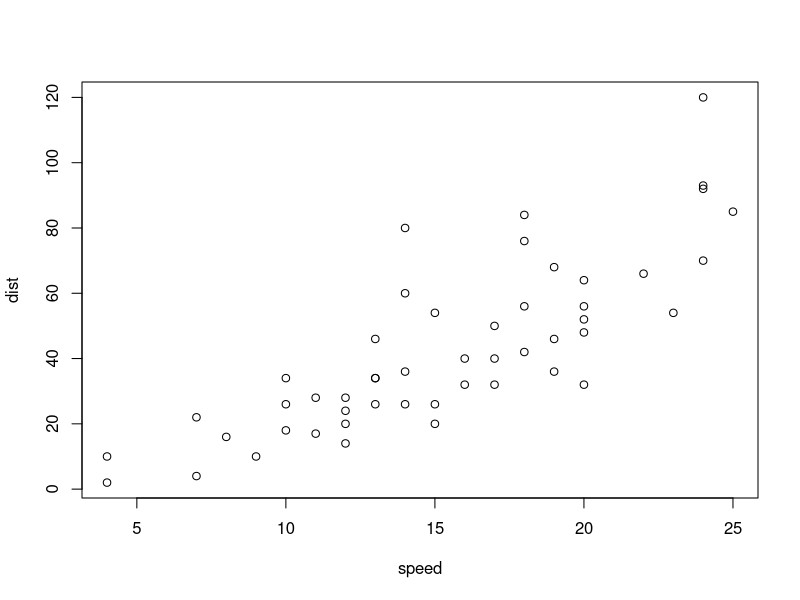
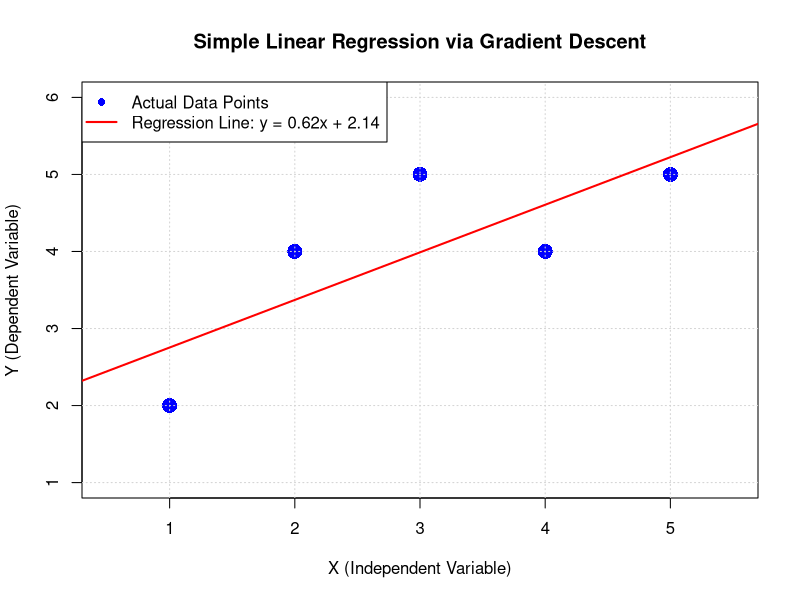

Generate these figures, in order, with R:
## ---- chunk 1
plot(cars)
## ---- chunk 2
X <- c(1, 2, 3, 4, 5)
Y <- c(2, 4, 5, 4, 5)
n <- length(X)

cat("Dataset loaded successfully.\n")
## ---- chunk 3
m <- 0.0
c_intercept <- 0.0

learning_rate <- 0.01
epochs <- 1000

cat(sprintf("Initial guesses -> m: %.1f, c: %.1f\n", m, c_intercept))
cat(sprintf("Learning Rate: %.2f, Epochs: %d\n", learning_rate, epochs))
## ---- chunk 4
for (epoch in 1:epochs) {
  dm <- 0.0
  dc <- 0.0
  
  for (i in 1:n) {
    y_pred <- m * X[i] + c_intercept
    error <- y_pred - Y[i]
    
    dm <- dm + (2 / n) * error * X[i]
    dc <- dc + (2 / n) * error
  }
  
  m <- m - learning_rate * dm
  c_intercept <- c_intercept - learning_rate * dc
}

cat("--- Optimization Complete ---\n")
cat(sprintf("Optimized Slope (m): %.4f\n", m))
cat(sprintf("Optimized Intercept (c): %.4f\n", c_intercept))
## ---- chunk 5
predictions <- m * X + c_intercept

cat("Actual Y:   ", paste(Y, collapse = ", "), "\n")
cat("Predicted Y:", paste(round(predictions, 2), collapse = ", "), "\n")

mse <- sum((Y - predictions)^2) / n
cat(sprintf("Mean Squared Error (MSE): %.4f\n", mse))
## ---- chunk 6
plot(X, Y, col = "blue", pch = 16, cex = 2,
     xlab = "X (Independent Variable)",
     ylab = "Y (Dependent Variable)",
     main = "Simple Linear Regression via Gradient Descent",
     xlim = c(0.5, 5.5), ylim = c(1, 6))

grid(nx = NULL, ny = NULL, col = "lightgray", lty = "dotted")

abline(a = c_intercept, b = m, col = "red", lwd = 2)

legend("topleft", 
       legend = c("Actual Data Points", sprintf("Regression Line: y = %.2fx + %.2f", m, c_intercept)),
       col = c("blue", "red"), pch = c(16, NA), lty = c(NA, 1), lwd = c(NA, 2))
